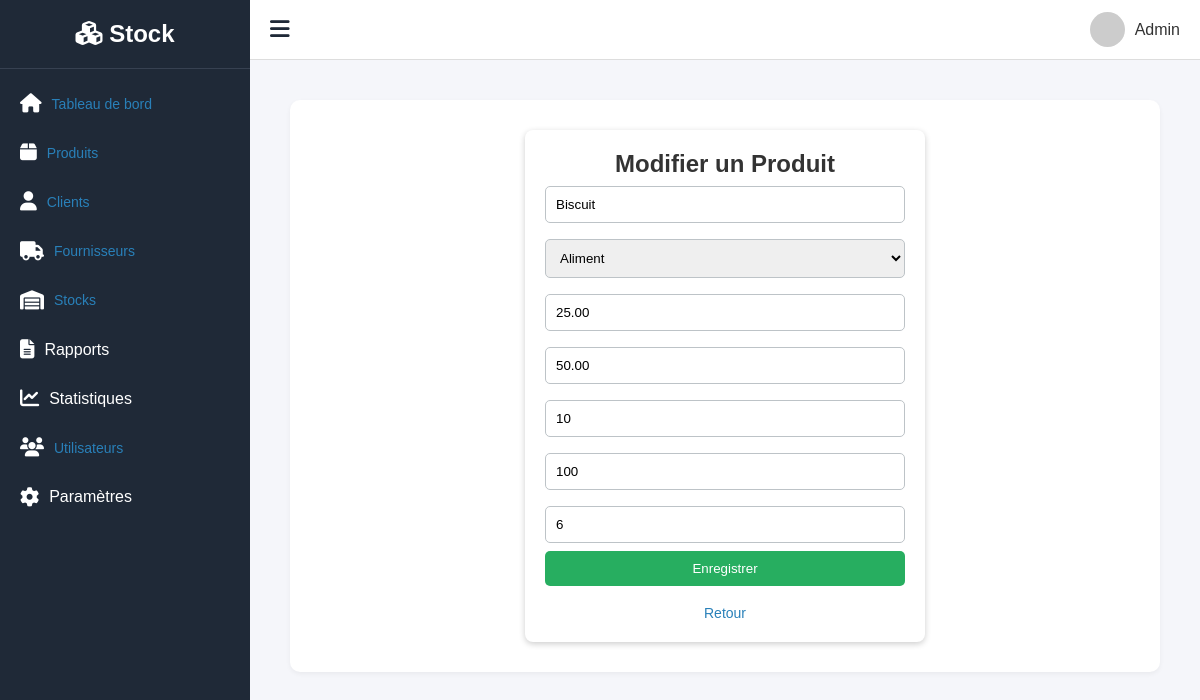
/produits/modifier_produit/3/, run on an earlier commit of the app's database.
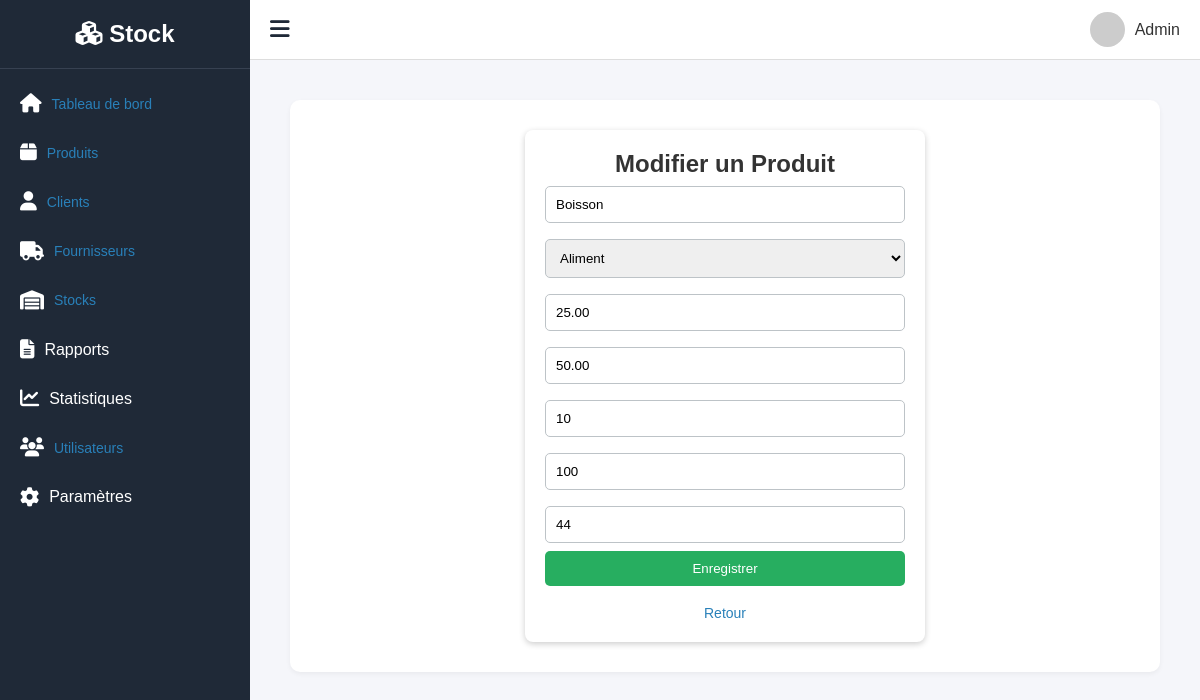
And on a later commit of the database.
### produit/models.py (models this page shows, shortened)
class Produit(models.Model):
    nom = models.CharField(max_length=150)
    reference = models.CharField(max_length=100, unique=True)
    categorie = models.ForeignKey(Categorie, on_delete=models.SET_NULL, null=True, related_name="produits")
    prix_achat = models.DecimalField(max_digits=10, decimal_places=2)
    prix_vente = models.DecimalField(max_digits=10, decimal_places=2)
    code_barre_image = models.ImageField(upload_to='barcodes/', blank=True)
    seuil_min = models.PositiveIntegerField(default=0)
    seuil_max = models.PositiveIntegerField(default=100)
    stock_actuel = models.PositiveIntegerField(default=0)

class Categorie(models.Model):
    nom = models.CharField(max_length=100)
    description = models.TextField(blank=True, null=True)
    def __str__(self):
        return self.nom

### produit/views.py (the view, shortened to what this page needs)
# urls.py: path('modifier_produit/<int:id>/', views.modifier_produit, name='modifier_produit'),
def modifier_produit(request, id):
    produit = get_object_or_404(Produit, id=id)
    categories = Categorie.objects.all()
    return render(request, 'produits/modifier_produit.html', {
        'produit': produit,
        'categories': categories,
        'titre': 'Modifier le produit'
    })

### templates/produits/modifier_produit.html (shortened to what this page needs)
{% extends 'gesstock/base.html' %}
{% block content %}
<div class="form-container">
    <h2>Modifier un Produit</h2>
    <form method="post">
        <input type="text" name="nom" value="{{produit.nom}}" required>
        <select name="categorie" >
            <option value="{{produit.categorie.id}}">{{produit.categorie}}</option>
        </select>
        <input type="number" name="prix_achat" value="{{produit.prix_achat}}">
        <input type="number" name="prix_vente" value="{{produit.prix_vente}}">
        <input type="number" name="seuil_min" value="{{produit.seuil_min}}">
        <input type="number" name="seuil_max" value="{{produit.seuil_max}}">
        <input type="number" name="stock_actuel" value="{{produit.stock_actuel}}">
        <button type="submit">Enregistrer</button>
    </form>
    <br>
    <a href="{% url 'liste_produits' %}">Retour</a>
</div>
{% endblock content%}

What changed in the data, as far as the page shows it:
changed Produit "Aliment": nom "Biscuit" → "Boisson"; stock_actuel "6" → "44"
